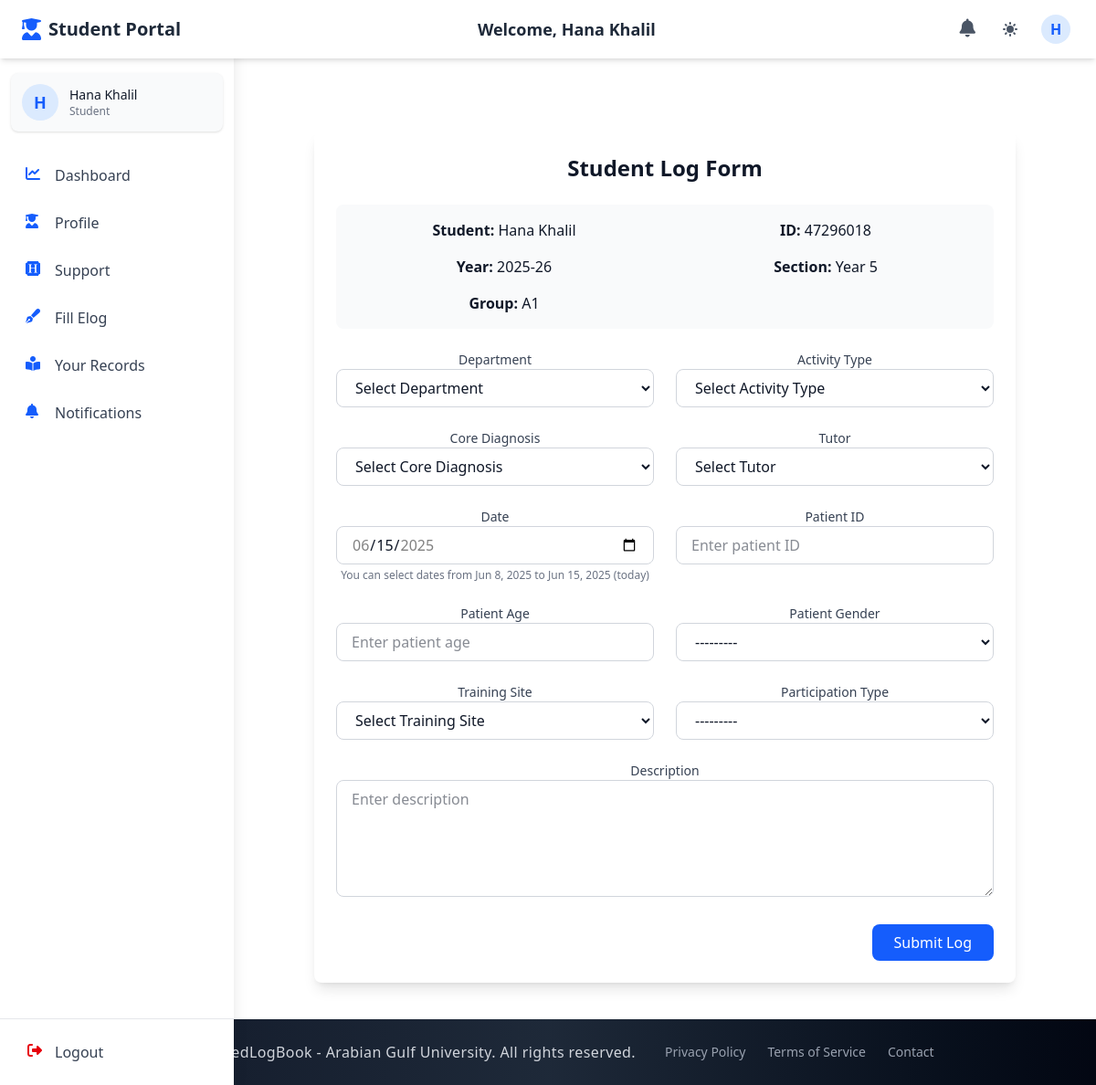
Screenshot of /student_section/student_elog/ (signed in) with the database file from the repository.
### accounts/models.py (models this page shows, shortened)
class CustomUser(AbstractUser):
    email = models.EmailField(unique=True)
    first_name = models.CharField(max_length=150, blank=True)
    last_name = models.CharField(max_length=150, blank=True)
    profile_photo = models.ImageField(
        upload_to="profiles/", blank=True, null=True, default="profiles/default.jpg"
    )
    city = models.CharField(max_length=100, blank=True)
    country = models.CharField(max_length=100, blank=True)
    phone_no = models.CharField(max_length=20, blank=True)
    bio = models.TextField(blank=True)
    speciality = models.CharField(max_length=100, blank=True)
    ROLE_CHOICES = (
        ("student", "Student"),
        ("doctor", "Doctor"),
        ("staff", "Staff"),
        ("admin", "Admin"),
    )
    role = models.CharField(max_length=10, choices=ROLE_CHOICES, default="student")
    groups = models.ManyToManyField(
        "auth.Group", related_name="customuser_groups", blank=True
    )
    user_permissions = models.ManyToManyField(
        "auth.Permission", related_name="customuser_permissions", blank=True
    )
    USERNAME_FIELD = "email"
    REQUIRED_FIELDS = ["username"]

class Student(models.Model):
    user = models.OneToOneField(
        CustomUser, on_delete=models.CASCADE, related_name="student"
    )
    student_id = models.CharField(max_length=30, unique=True)
    group = models.ForeignKey(
        "admin_section.Group",
        on_delete=models.SET_NULL,
        null=True,
        blank=True,
        related_name="students",
    )

### admin_section/models.py (models this page shows, shortened)
class LogYear(models.Model):
    year_name = models.CharField(max_length=20, unique=True)
    def __str__(self):
        return self.year_name

class LogYearSection(models.Model):
    year_section_name = models.CharField(max_length=20)
    year_name = models.ForeignKey(LogYear, on_delete=models.CASCADE, related_name="log_year_sections")
    is_deleted = models.BooleanField(default=False)

class Group(models.Model):
    group_name = models.CharField(max_length=50)
    log_year = models.ForeignKey(LogYear, on_delete=models.CASCADE, related_name="groups_log_year")
    log_year_section = models.ForeignKey(
        LogYearSection,
        on_delete=models.SET_NULL,
        null=True,
        blank=True,
        related_name="groups_log_year_section",
    )

### student_section/views.py (the view)
# urls.py: path("student_elog/", views.student_elog, name="student_elog"),
@login_required
def student_elog(request):
    if request.method == "POST":
        form = StudentLogFormModelForm(request.POST, user=request.user)
        if form.is_valid():
            with transaction.atomic():
                log_entry = form.save(commit=False)
                log_entry.student = request.user.student
                log_entry.log_year = request.user.student.group.log_year
                log_entry.log_year_section = request.user.student.group.log_year_section
                log_entry.group = request.user.student.group
                log_entry.save()
                department = form.cleaned_data['department']
                tutor = form.cleaned_data['tutor']
                student_name = request.user.get_full_name() or request.user.username
                notification_title = f"New Log Entry from {student_name}"
                notification_message = f"{student_name} has submitted a new log entry for {department.name} department on {log_entry.date}."
                Notification.objects.create(
                    recipient=tutor,
                    log_entry=log_entry,
                    title=notification_title,
                    message=notification_message
                )
                if tutor.user.email:
                    email_thread = Thread(
                        target=send_tutor_email,
                        args=(tutor.user.email, notification_title, notification_message)
                    )
                    email_thread.daemon = True
                    email_thread.start()
            messages.success(request, "Log entry created successfully.")
            return redirect("student_section:student_elog")
    else:
        form = StudentLogFormModelForm(user=request.user)
    student = request.user.student
    context = {
        "form": form,
        "student_name": student.user.get_full_name(),
        "student_id": student.student_id,
        "year_name": student.group.log_year.year_name if student.group else "",
        "section_name": (
            student.group.log_year_section.year_section_name if student.group else ""
        ),
        "group_name": student.group.group_name if student.group else "",
    }
    return render(request, "student_elog.html", context)

### admin_section/context_processors.py (called while the page is built)
def admin_notification_count(request):
    if request.user.is_authenticated and request.user.role == 'admin':
        try:
            admin_unread_notifications_count = AdminNotification.objects.filter(recipient=request.user, is_read=False).count()
            return {'admin_unread_notifications_count': admin_unread_notifications_count}
        except:
            pass
    return {'admin_unread_notifications_count': 0}

### admin_section/models.py (called while the page is built)
    def __str__(self):
        return f"{self.name}"

    def __str__(self):
        return f"{self.name} ({self.log_year})"

### doctor_section/context_processors.py (called while the page is built, shortened)
def notification_count(request):
    return {'unread_notifications_count': 0}

### staff_section/context_processors.py (called while the page is built, shortened)
def staff_notification_count(request):
    return {'staff_unread_notifications_count': 0}

### student_section/context_processors.py (called while the page is built)
def student_notification_count(request):
    if request.user.is_authenticated and hasattr(request.user, 'student'):
        try:
            student = request.user.student
            student_unread_notifications_count = StudentNotification.objects.filter(recipient=student, is_read=False).count()
            return {'student_unread_notifications_count': student_unread_notifications_count}
        except:
            pass
    return {'student_unread_notifications_count': 0}

### student_section/templates/student_elog.html (shortened to what this page needs)
{% extends 'base.html' %}
{% load static %}
{% block navbar %}
  {% include './components/student_auth_navbar.html' %}
{% endblock %}
{% block content %}
  <div class="text-center p-10 mt-10">
    <div class="max-w-3xl mx-auto bg-white dark:bg-gray-800 rounded-lg shadow-lg p-6">
      <h2 class="text-2xl font-bold mb-6 text-gray-900 dark:text-white">Student Log Form</h2>
      <div class="mb-6 bg-gray-50 dark:bg-gray-800 p-4 rounded-lg">
        <div class="grid grid-cols-1 md:grid-cols-2 gap-4">
          <div>
            <strong>Student:</strong> {{ student_name }}
          </div>
          <div>
            <strong>ID:</strong> {{ student_id }}
          </div>
          <div>
            <strong>Year:</strong> {{ year_name }}
          </div>
          <div>
            <strong>Section:</strong> {{ section_name }}
          </div>
          <div>
            <strong>Group:</strong> {{ group_name }}
          </div>
        </div>
      </div>
      <form method="post" class="space-y-6" id="elog-form">
        <div class="grid grid-cols-1 md:grid-cols-2 gap-6">
          <div>
            <label for="{{ form.department.id_for_label }}" class="block text-sm font-medium text-gray-700 dark:text-gray-300">Department</label>
            {{ form.department }}
          </div>
          <div>
            <label for="{{ form.activity_type.id_for_label }}" class="block text-sm font-medium text-gray-700 dark:text-gray-300">Activity Type</label>
            {{ form.activity_type }}
          </div>
          <div>
            <label for="{{ form.core_diagnosis.id_for_label }}" class="block text-sm font-medium text-gray-700 dark:text-gray-300">Core Diagnosis</label>
            {{ form.core_diagnosis }}
          </div>
          <div>
            <label for="{{ form.tutor.id_for_label }}" class="block text-sm font-medium text-gray-700 dark:text-gray-300">Tutor</label>
            {{ form.tutor }}
          </div>
          <div>
            <label for="{{ form.date.id_for_label }}" class="block text-sm font-medium text-gray-700 dark:text-gray-300">Date</label>
            <div class="relativev cursor-pointer">
              {{ form.date }}
            </div>
            <p class="text-gray-500 text-xs mt-1" id="date-restrictions-info">Loading date restrictions...</p>
          </div>
          <div>
            <label for="{{ form.patient_id.id_for_label }}" class="block text-sm font-medium text-gray-700 dark:text-gray-300">Patient ID</label>
            {{ form.patient_id }}
          </div>
          <div>
            <label for="{{ form.patient_age.id_for_label }}" class="block text-sm font-medium text-gray-700 dark:text-gray-300">Patient Age</label>
            {{ form.patient_age }}
          </div>
          <div>
            <label for="{{ form.patient_gender.id_for_label }}" class="block text-sm font-medium text-gray-700 dark:text-gray-300">Patient Gender</label>
            {{ form.patient_gender }}
          </div>
          <div>
            <label for="{{ form.training_site.id_for_label }}" class="block text-sm font-medium text-gray-700 dark:text-gray-300">Training Site</label>
            {{ form.training_site }}
          </div>
          <div>
            <label for="{{ form.participation_type.id_for_label }}" class="block text-sm font-medium text-gray-700 dark:text-gray-300">Participation Type</label>
            {{ form.participation_type }}
          </div>
          <div class="md:col-span-2">
            <label for="{{ form.description.id_for_label }}" class="block text-sm font-medium text-gray-700 dark:text-gray-300">Description</label>
            {{ form.description }}
          </div>
        </div>
        <div class="flex justify-end mt-6">
          <button type="submit" class="px-6 py-2 bg-blue-600 text-white rounded-lg hover:bg-blue-700 focus:outline-none focus:ring-2 focus:ring-blue-500 focus:ring-offset-2 dark:bg-blue-500 dark:hover:bg-blue-600">Submit Log</button>
        </div>
      </form>
    </div>
  </div>
{% endblock %}

### templates/components/auth_navbar_base.html (shortened to what this page needs)
<header class="bg-white dark:bg-gray-800 shadow-md fixed top-0 left-0 right-0 z-40 h-16 transition-all duration-300">
  <div class="flex items-center justify-between h-full px-4 md:px-6 max-w-7xl mx-auto">
    <div class="flex items-center space-x-3">
      <a href="{% block home_url %}{% endblock %}" class="flex items-center">
        <i class="{% block header_icon %}fas fa-book-medical{% endblock %} text-blue-600 dark:text-blue-400 text-2xl mr-2"></i>
        <span class="font-bold text-xl text-gray-800 dark:text-white hidden sm:inline">{% block portal_name %}ElogBook Portal{% endblock %}</span>
      </a>
    </div>
    <div class="hidden md:block text-center">
      <h1 class="text-lg font-semibold text-gray-800 dark:text-white">
        Welcome, {% block user_title %}{% endblock %} {{ request.session.first_name }} {{ request.session.last_name }}
      </h1>
    </div>
    <div class="flex items-center space-x-3">
      <div class="relative">
        <a href="{% block notifications_url %}#{% endblock %}" class="p-2 text-gray-600 dark:text-gray-300 hover:bg-gray-100 dark:hover:bg-gray-700 rounded-full transition-colors duration-200" aria-label="Notifications">
          <i class="fas fa-bell text-xl"></i>
        </a>
      </div>
      <button id="theme-toggle" aria-label="Toggle dark mode" class="p-2 text-gray-600 dark:text-gray-300 hover:bg-gray-100 dark:hover:bg-gray-700 rounded-full transition-colors duration-200 focus:outline-none focus:ring-2 focus:ring-blue-500">
      </button>
      <div class="relative" x-data="{open: false}">
        <button @click="open = !open" id="user-menu-button" class="flex items-center text-gray-600 dark:text-gray-300 hover:bg-gray-100 dark:hover:bg-gray-700 rounded-full p-1 focus:outline-none focus:ring-2 focus:ring-blue-500">
          <div class="h-8 w-8 rounded-full bg-blue-100 dark:bg-blue-900 flex items-center justify-center text-blue-600 dark:text-blue-300 font-semibold">
            {{ request.session.first_name|slice:"0:1" }}
          </div>
        </button>
      </div>
    </div>
  </div>
</header>
<aside id="sidebar" class="fixed inset-y-0 left-0 z-30 w-64 pt-16 bg-white dark:bg-gray-800 shadow-lg transform -translate-x-full transition-transform duration-300 ease-in-out md:translate-x-0 overflow-hidden">
  <div class="h-full flex flex-col">
    <div class="flex-1 px-3 py-4 overflow-y-auto">
      <div class="flex items-center p-3 mb-6 rounded-lg bg-gray-50 dark:bg-gray-700 shadow-sm">
        <div class="flex-shrink-0">
          <div class="h-10 w-10 rounded-full bg-blue-100 dark:bg-blue-900 flex items-center justify-center text-blue-600 dark:text-blue-300 font-semibold text-lg">
            {{ request.session.first_name|slice:"0:1" }}
          </div>
        </div>
        <div class="ml-3 overflow-hidden">
        <p class="text-sm font-medium text-gray-900 dark:text-white truncate">{{ request.session.first_name }} {{ request.session.last_name }}</p>
        <p class="text-xs text-gray-500 dark:text-gray-400 truncate">{% block user_role %}User{% endblock %}</p>
      </div>
    </div>
      <nav class="space-y-1">
        {% block sidebar_menu %}{% endblock %}
      </nav>
    </div>
    <div class="px-3 py-3 border-t border-gray-200 dark:border-gray-700">
      <form method="POST" action="{% block logout_url_bottom %}#{% endblock %}" class="w-full">
        <button type="submit" class="flex w-full items-center px-4 py-3 text-gray-700 dark:text-gray-300 rounded-lg hover:bg-gray-100 dark:hover:bg-gray-700 group transition-colors duration-200">
          <i class="fas fa-sign-out-alt w-5 h-5 text-red-600 dark:text-red-400"></i>
          <span class="ml-3 font-medium">Logout</span>
        </button>
      </form>
    </div>
  </div>
</aside>
<div id="content-wrapper" class="pt-16 md:pl-64 min-h-screen transition-all duration-300">
</div>

### student_section/templates/student_elog.html (style rules this page uses)
select, input, textarea { backface-visibility: hidden; transform: translateZ(0); -webkit-font-smoothing: subpixel-antialiased; }
.transition-all { transition-property: all; transition-timing-function: cubic-bezier(0.4, 0, 0.2, 1); transition-duration: 150ms; }

### templates/components/auth_navbar_base.html (style rules this page uses)
@media (min-width: 768px) { #content-wrapper { padding-left: 16rem; } }
#sidebar { box-shadow: 0 0 15px rgba(0, 0, 0, 0.1); }

### rows the page displays
CustomUser: session.last_name "Khalil"
Student: student "47296018"
LogYear: year_name "2025-26"
LogYearSection: year_section_name "Year 5"
Group: group_name "A1"

### other values shown
{{ request.session.first_name }} "Hana"
{{ request.session.first_name|slice:"0:1" }} "H"
{{ student_name }} "Hana Khalil"
